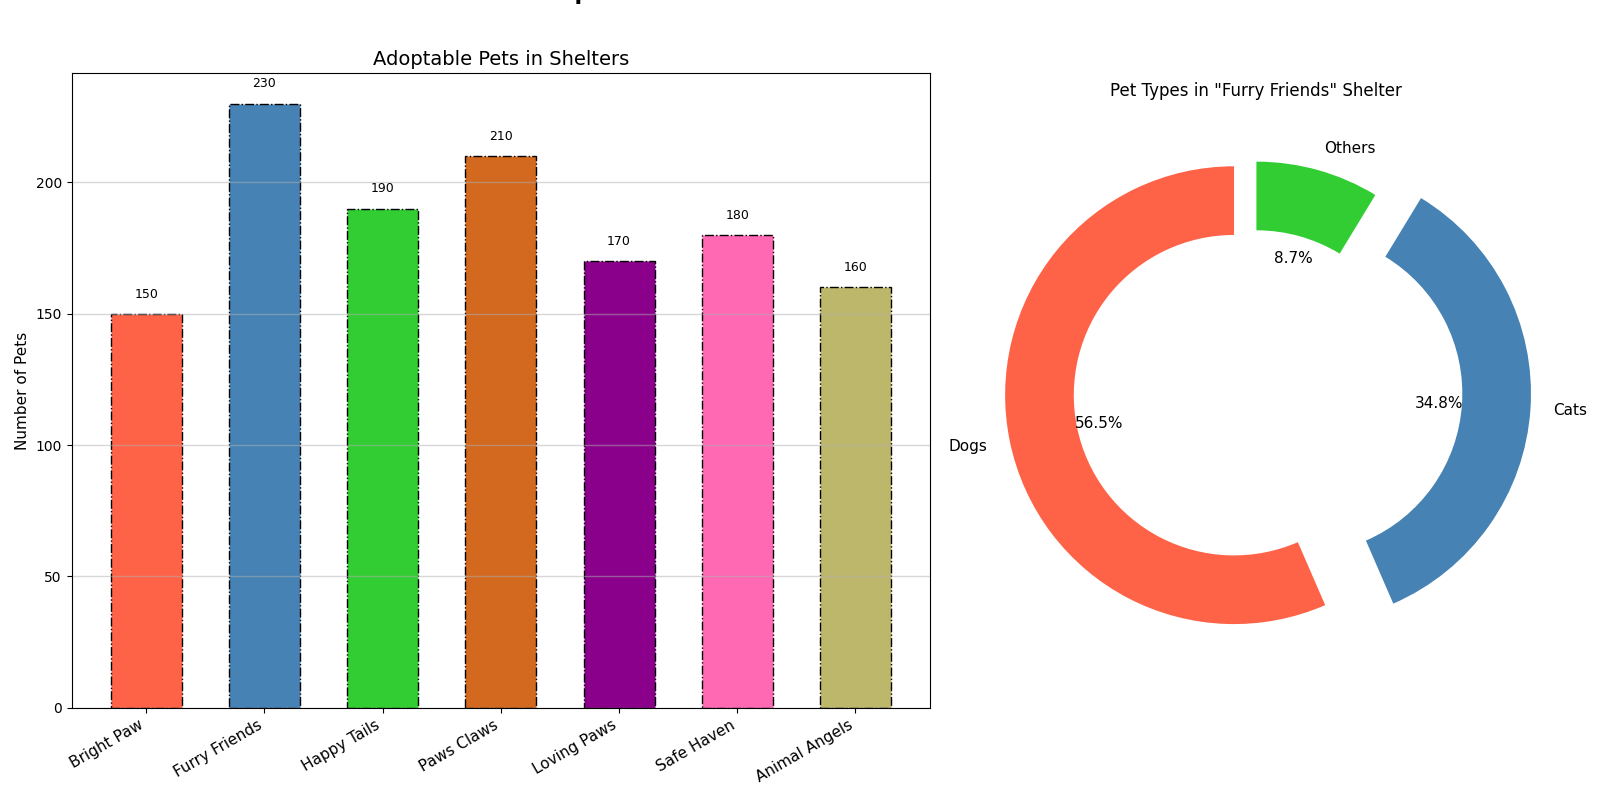

Recreate this plot in Python.
import matplotlib.pyplot as plt
import numpy as np

shelters = ['Bright Paw', 'Furry Friends', 'Happy Tails', 'Paws Claws', 'Loving Paws', 'Safe Haven', 'Animal Angels']
adoptable_pets = [150, 230, 190, 210, 170, 180, 160]

pet_types = ['Dogs', 'Cats', 'Others']
pet_counts_1 = [130, 80, 20]

x_positions = np.arange(len(shelters))
bar_width = 0.6

fig, (ax2, ax1) = plt.subplots(1, 2, figsize=(16, 8), gridspec_kw={'width_ratios': [3, 2]})
fig.suptitle('Adoptable Pets Statistics in Shelters - 2022', fontsize=16, fontweight='bold', y=1.02)

# Donut chart with new colors
explode = (0.1, 0.2, 0)
ax1.pie(pet_counts_1, labels=pet_types, explode=explode, colors=['#FF6347', '#4682B4', '#32CD32'],
        autopct='%1.1f%%', shadow=False, startangle=90, textprops={'fontsize': 11}, 
        wedgeprops={'width': 0.3})
ax1.set_title('Pet Types in "Furry Friends" Shelter', fontsize=12)

# Bar chart with new colors
bars = ax2.bar(x_positions, adoptable_pets, color=['#FF6347', '#4682B4', '#32CD32', '#D2691E', '#8B008B', '#FF69B4', '#BDB76B'],
               width=bar_width, edgecolor='black', linestyle='-.')

for bar in bars:
    yval = bar.get_height()
    ax2.text(bar.get_x() + bar.get_width()/2, yval + 5, f'{yval}', ha='center', va='bottom', fontsize=9)

ax2.set_xticks(x_positions)
ax2.set_xticklabels(shelters, rotation=30, ha='right', fontsize=11)
ax2.set_title("Adoptable Pets in Shelters", fontsize=14)
ax2.set_ylabel("Number of Pets", fontsize=11)
ax2.yaxis.grid(True, linestyle='-', linewidth=1, alpha=0.5)

plt.tight_layout()
plt.show()
